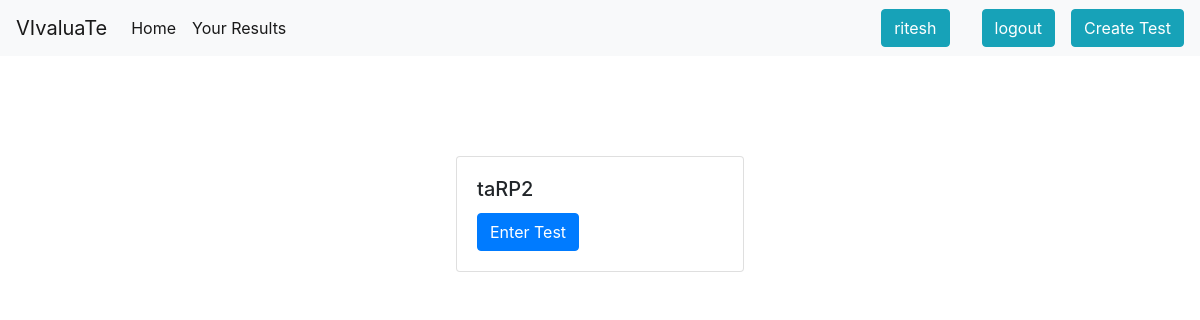
/classlist/3 (signed in), run on an earlier commit of the app's database.
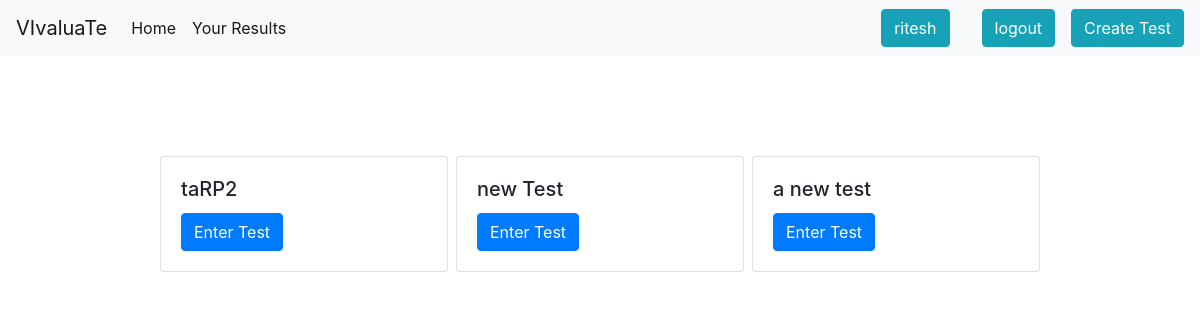
And on a later commit of the database.
### OCR/models.py (models this page shows, shortened)
class Test(models.Model):
    name=models.CharField(max_length=200,null=True,blank=True)
    classroom=models.ForeignKey(Classroom,on_delete=models.CASCADE)
    questions=models.ManyToManyField(Question)

### OCR/views.py (the view)
# urls.py: path("classlist/<str:pk>",views.studentList),
def studentList(request,pk):
    s=Classroom.objects.get(id=pk)
    test=Test.objects.filter(classroom=Classroom.objects.get(id=pk))
    t=s.student.all()
    return render(request,"studentList.html",{"t":t,"pk":pk,"test":test,"s":s})

### OCR/templates/studentList.html (shortened to what this page needs)
<!DOCTYPE html>
<html lang="en">
<head>
    <link rel="stylesheet" href="https://cdn.jsdelivr.net/npm/bootstrap@4.0.0/dist/css/bootstrap.min.css"
>
</head>
<body>
<nav class="navbar navbar-expand-lg navbar-light bg-light">
    <a class="navbar-brand" href="#">VIvaluaTe</a>
    <div class="collapse navbar-collapse" id="navbarSupportedContent">
        <ul class="navbar-nav mr-auto">
            <li class="nav-item active">
                <a class="nav-link" href="#">Home <span class="sr-only">(current)</span></a>
            </li>
            <li class="nav-item active">
                <a class="nav-link" href="#">Your Results <span class="sr-only">(current)</span></a>
            </li>
        </ul>
        {% if request.user.is_authenticated %}
        <button type="button" class="btn btn-info mx-3">
           {{ request.user.username }}
        </button>
            {% endif %}
        {% if not request.user.is_authenticated %}
        <button type="button" class="btn btn-info ">
            login
        </button>
        {% else %}
        <button type="button" class="btn btn-info mx-3"  onclick="window.location.href='/logout'">
            logout
        </button>
        <button type="button" class="btn btn-info" data-toggle="modal" data-target="#exampleModal">
           Create Test
        </button>
        {% endif %}
    </div>
</nav>
<div class="d-flex flex-row justify-content-center container my-5">
    {% for i in test %}
    <div class="card m-1" style="width: 18rem;">
        <div class="card-body">
            <h5 class="card-title">{{ i.name }}</h5>
            <a href="/questionlist/{{i.id}}/{{s.id}}" class="btn btn-primary">Enter Test</a>
        </div>
    </div>
    {% endfor %}
</div>
</body>
</html>

What changed in the data, as far as the page shows it:
added Test: name "new Test"
added Test: name "a new test"
